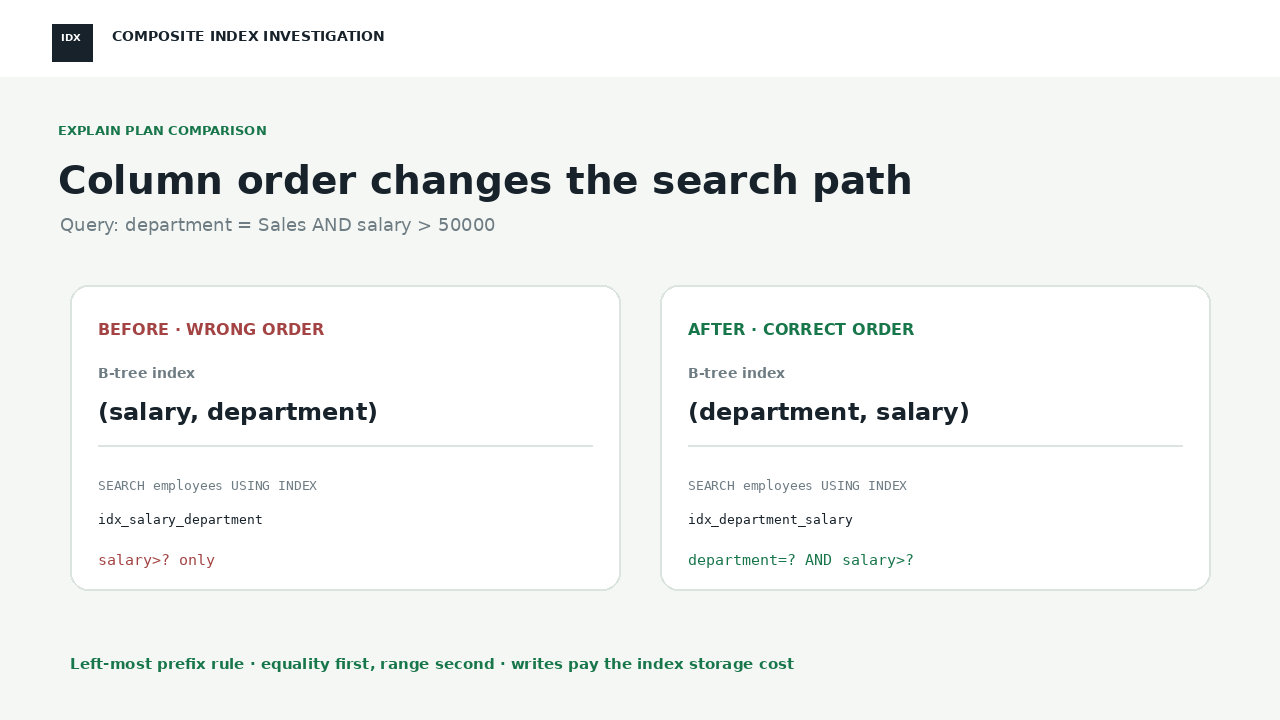
#> input picture docs/query-plan-comparison.png, 1280 x 720 px, found by its file name
$ python create_storyboard.py
#> lines starting #> are read from the running program, lines starting #| are printed output that depends on the picture
from PIL import Image, ImageDraw, ImageFont
from pathlib import Path
OUT=Path('video_frames'); OUT.mkdir(exist_ok=True)
W,H=1280,720; bg='#f5f7f4'; ink='#17222b'; muted='#6e7c83'; green='#18764b'; red='#a34343'; mint='#c9f0d7'; line='#dce4df'; white='#fff'
reg='/usr/share/fonts/truetype/dejavu/DejaVuSans.ttf'; bold='/usr/share/fonts/truetype/dejavu/DejaVuSans-Bold.ttf'; mono='/usr/share/fonts/truetype/dejavu/DejaVuSansMono.ttf'; f=lambda n,b=False,m=False: ImageFont.truetype(mono if m else (bold if b else reg),n)
def base(k,t,s=''):
#> called with k = 'Challenge 4', t = 'Index order matters'
 im=Image.new('RGB',(W,H),bg); d=ImageDraw.Draw(im); d.rectangle((0,0,W,74),fill=white); d.rectangle((52,24,92,61),fill=ink); d.text((61,31),'IDX',font=f(10,True),fill=white); d.text((112,28),'COMPOSITE INDEX INVESTIGATION',font=f(14,True),fill=ink); d.text((58,120),k.upper(),font=f(13,True),fill=green); d.text((58,157),t,font=f(40,True)); d.text((60,216),s,font=f(18),fill=muted); return im,d
def save(im,n): im.save(OUT/f'{n:02d}.png')
im,d=base('Challenge 4','Index order matters','A reporting query, two composite indexes, and the left-most prefix rule.')
d.rounded_rectangle((70,310,1210,585),radius=20,fill=white,outline=line,width=2)
d.text((110,365),'WHERE',font=f(18,True),fill=green); d.text((245,365),'department = Sales',font=f(25,True,m=True),fill=ink); d.text((245,420),'AND salary > 50000',font=f(25,True,m=True),fill=ink); d.text((110,505),'Equality first · range second',font=f(20,True),fill=muted)
save(im,1)
#> in save, `def save(im,n): im.save(OUT/f'{n:02d}.png')`:
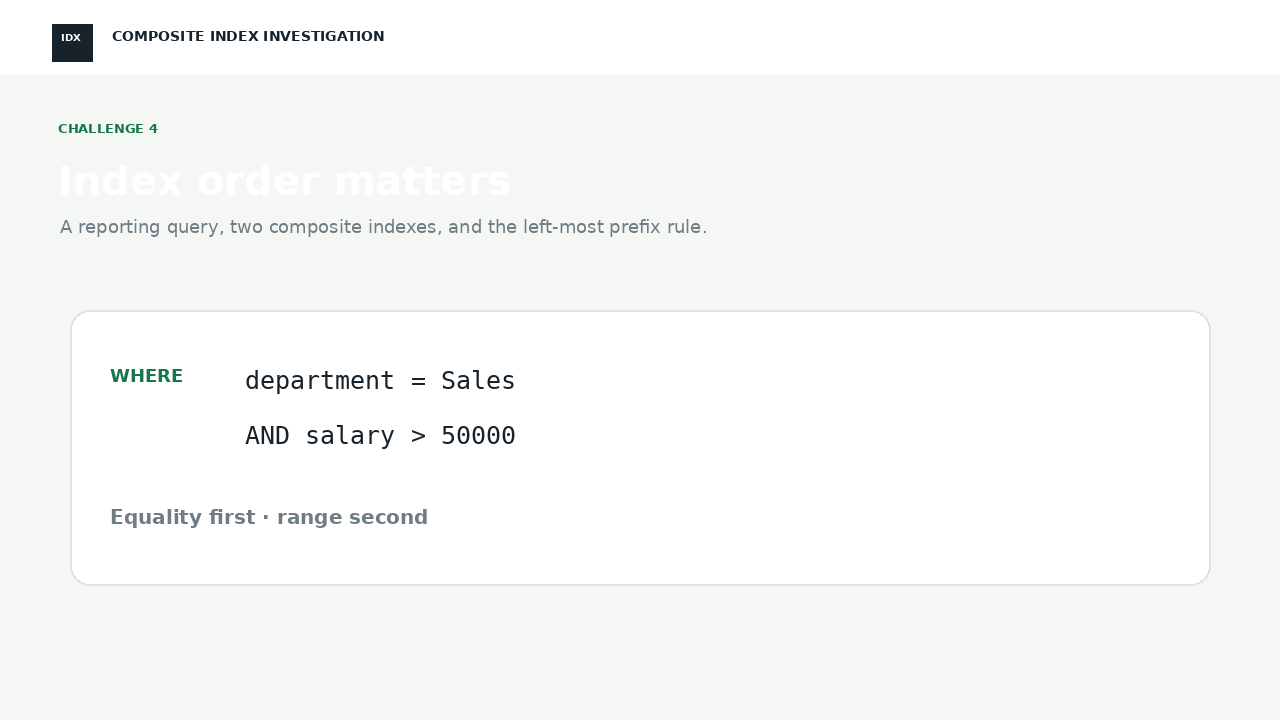
#> saved as 01.png: PIL image 1280x720 RGB; mean R, G, B 247.1, 248.5, 246.9
im,d=base('The workload','A multi-filter employee report','The same predicate shape appears for Sales and Engineering departments.')
for y,h,b in [(305,'Sales','department = Sales AND salary > 50000'),(395,'Engineering','department = Engineering AND salary >= 70000'),(485,'Goal','use one composite index for both filters')]:
 d.rounded_rectangle((78,y,1200,y+60),radius=11,fill=white,outline=line,width=2); d.text((105,y+19),h,font=f(15,True),fill=green); d.text((390,y+19),b,font=f(16,m=True),fill=ink)
save(im,2)
#> call 2 of save, with n = 2
#> in save (call 2), `def save(im,n): im.save(OUT/f'{n:02d}.png')`:
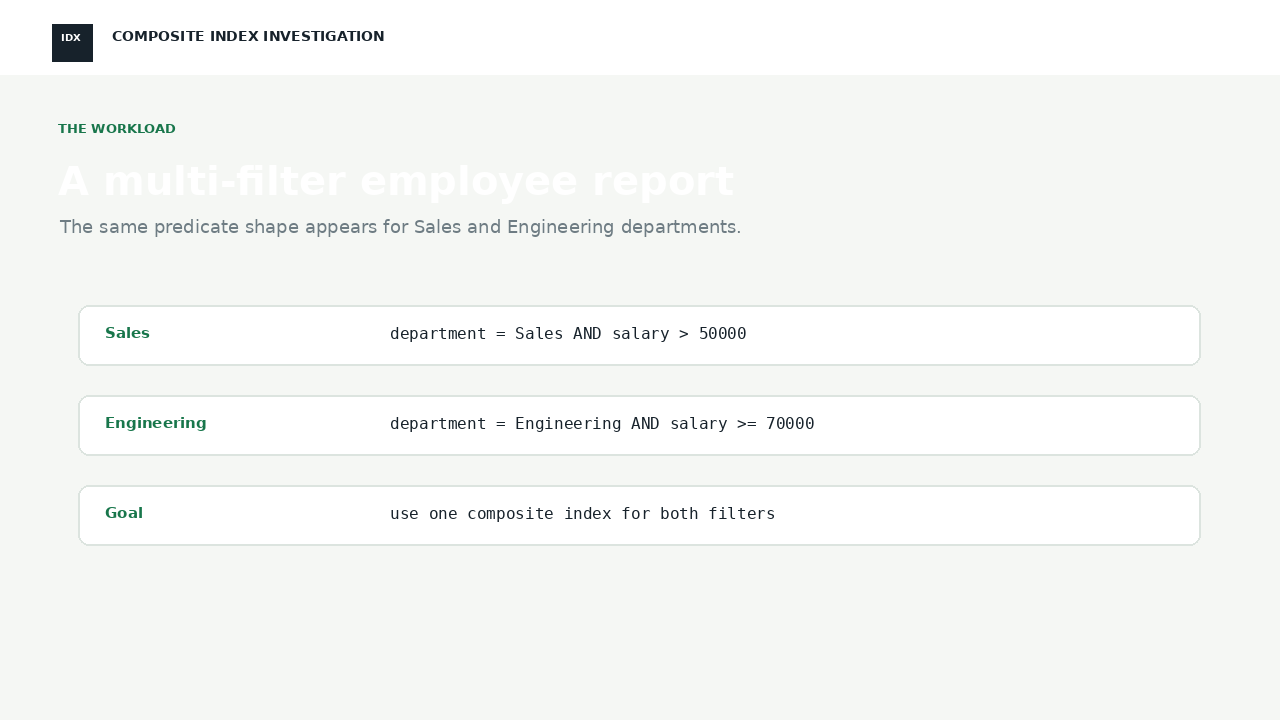
#> saved as 02.png: PIL image 1280x720 RGB; mean R, G, B 245.6, 247.3, 245.3
im,d=base('Wrong order','The first key does not match the filter','The experiment creates salary first, so the department key is beyond the range boundary.')
d.rounded_rectangle((80,310,1200,560),radius=20,fill=white,outline=line,width=2); d.text((120,360),'idx_salary_department',font=f(24,True,m=True),fill=red); d.text((120,425),'( salary , department )',font=f(32,True,m=True),fill=ink); d.text((120,505),'Plan: salary>? only',font=f(20,True,m=True),fill=red); save(im,3)
im,d=base('Correct order','Match the left-most prefix','Department equality narrows the tree first; salary range scanning happens inside that slice.')
d.rounded_rectangle((80,310,1200,560),radius=20,fill=white,outline=line,width=2); d.text((120,360),'idx_department_salary',font=f(24,True,m=True),fill=green); d.text((120,425),'( department , salary )',font=f(32,True,m=True),fill=ink); d.text((120,505),'Plan: department=? AND salary>?',font=f(20,True,m=True),fill=green); save(im,4)
#> call 4 of save, with n = 4
#> in save (call 4), `def save(im,n): im.save(OUT/f'{n:02d}.png')`:
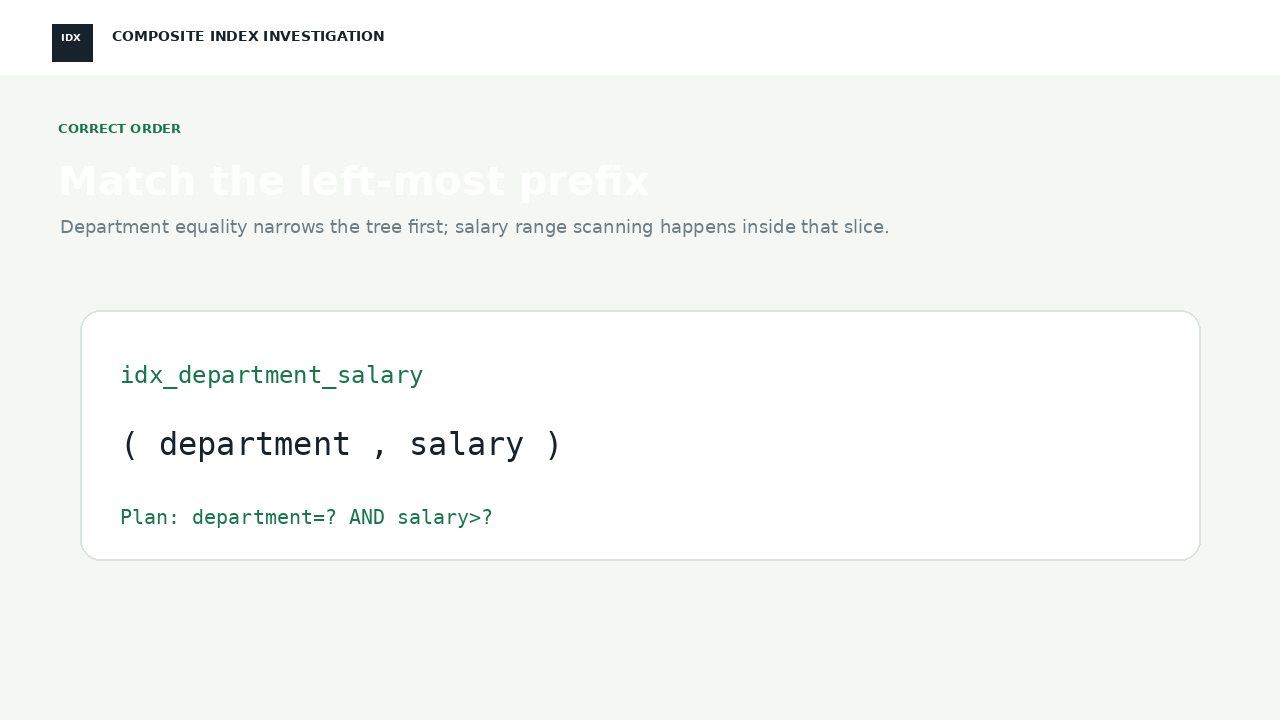
#> saved as 04.png: PIL image 1280x720 RGB; mean R, G, B 246.4, 248.1, 246.2
im,d=base('Evidence','EXPLAIN output makes the difference visible','The verification harness repeats the experiment on 50,000 deterministic rows.')
comp=Image.open('docs/query-plan-comparison.png').convert('RGB'); comp.thumbnail((1040,320)); im.paste(comp,(120,285)); save(im,5)
#> further down, comp is the input picture: PIL image 1280x720 RGB; mean R, G, B 243.1, 244.8, 243.2
im,d=base('Delivery','Fast reads, intentional write cost','The corrected index follows the workload, but production plans must still be monitored.')
d.rounded_rectangle((70,320,1210,560),radius=20,fill=ink)
for i,(a,b) in enumerate([('50,000 rows','deterministic experiment data'),('2 plans','wrong order vs corrected order'),('1 rule','left-most prefix governs composite indexes')]):
 y=360+i*58; d.text((110,y),a,font=f(20,True),fill=mint); d.text((600,y),b,font=f(19),fill=white)
d.text((70,640),'Index Order Matters · Challenge 4 · composite index investigation',font=f(15,True),fill=green); save(im,6)
#> in save (call 6), `def save(im,n): im.save(OUT/f'{n:02d}.png')`:
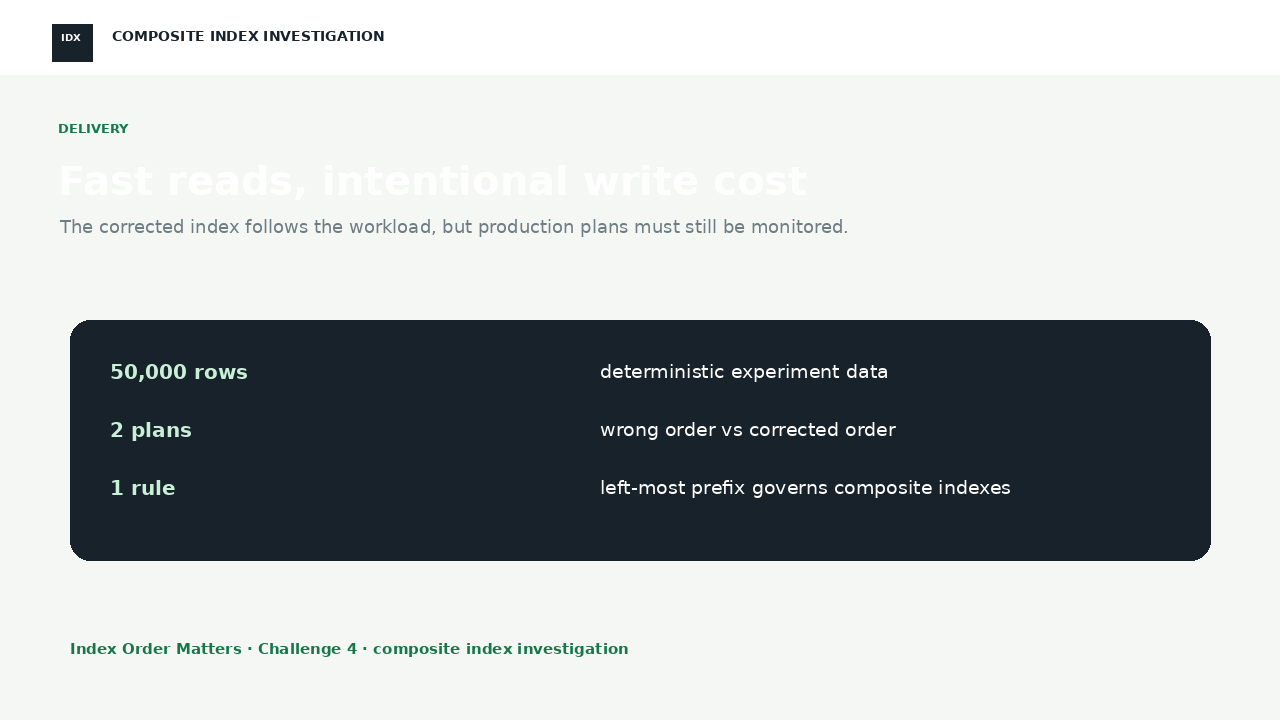
#> saved as 06.png: PIL image 1280x720 RGB; mean R, G, B 179.6, 184.4, 185.1
